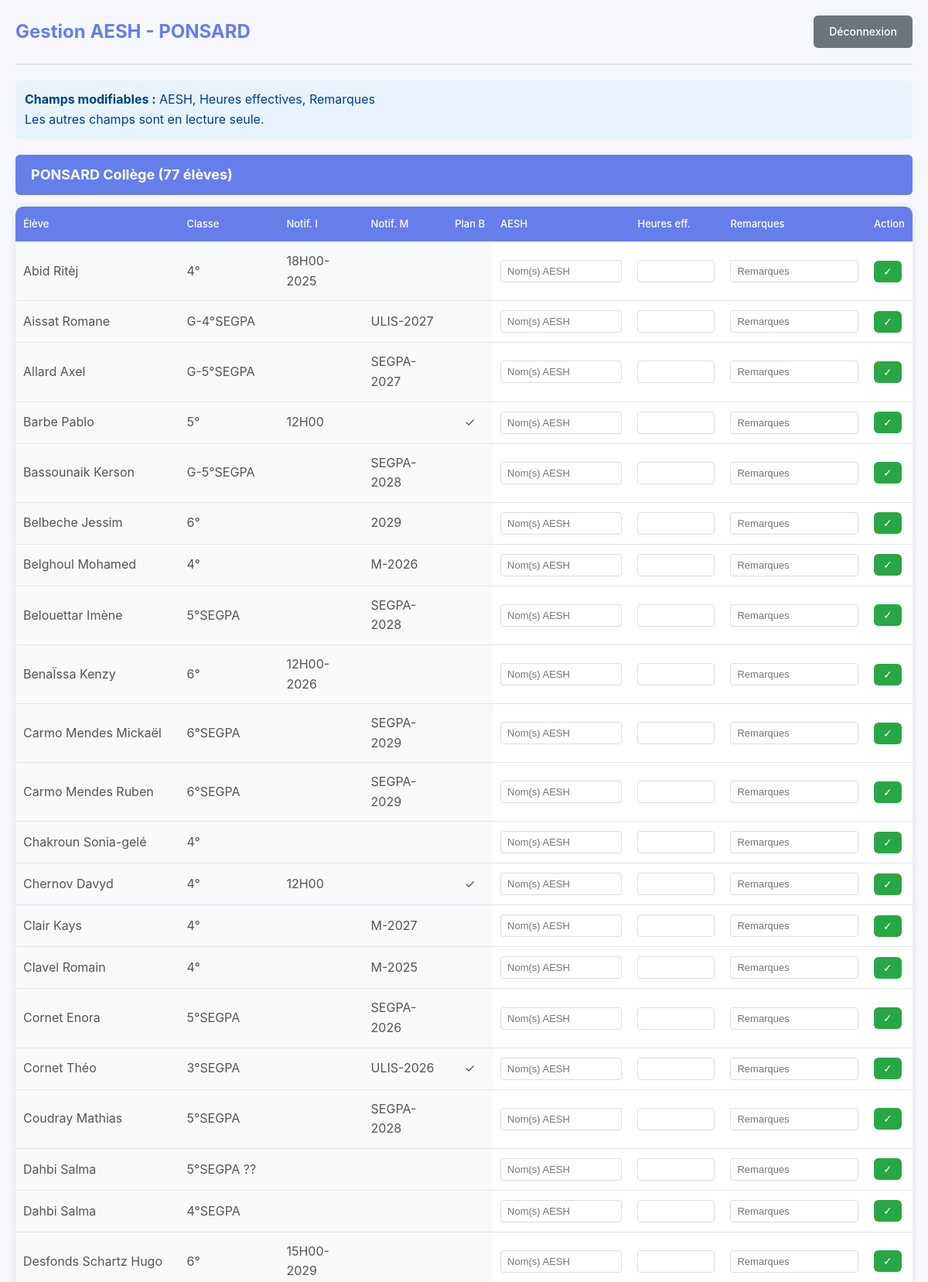
The app's page /etablissement.php (signed in, upper part) with its own data.
### tables this page shows
CREATE TABLE eleves (
    id INT AUTO_INCREMENT PRIMARY KEY,
    nom_prenom VARCHAR(200) NOT NULL,
    etablissement_id INT NOT NULL,
    classe VARCHAR(100),
    notif_i VARCHAR(50),
    notif_m VARCHAR(50),
    plan_b TINYINT DEFAULT 0,
    aesh VARCHAR(200) DEFAULT '',
    heures_effectives DECIMAL(5,2) DEFAULT NULL,
    remarques TEXT,
    updated_at TIMESTAMP DEFAULT CURRENT_TIMESTAMP ON UPDATE CURRENT_TIMESTAMP,
    FOREIGN KEY (etablissement_id) REFERENCES etablissements(id)
);

### etablissement.php (the view, shortened to what this page needs)
<?php
$pdo = getDB();
$etablissements = $_SESSION['etablissements'];
$etab_ids = array_column($etablissements, 'id');
$placeholders = implode(',', array_fill(0, count($etab_ids), '?'));
$stmt = $pdo->prepare("
    SELECT e.*, et.nom as etablissement_nom
    FROM eleves e
    JOIN etablissements et ON e.etablissement_id = et.id
    WHERE e.etablissement_id IN ($placeholders)
    ORDER BY et.nom, e.nom_prenom
");
$stmt->execute($etab_ids);
$eleves = $stmt->fetchAll();
$eleves_par_etab = [];
foreach ($eleves as $eleve) {
    $eleves_par_etab[$eleve['etablissement_nom']][] = $eleve;
}
?>
<!DOCTYPE html>
<html lang="fr">
<head>
    <link rel="stylesheet" href="style.css">
</head>
<body>
    <div class="container">
        <header>
            <h1>Gestion AESH - <?= htmlspecialchars($_SESSION['user_name']) ?></h1>
            <a href="logout.php" class="btn btn-logout">Déconnexion</a>
        </header>
        <p class="info">
            <strong>Champs modifiables :</strong> AESH, Heures effectives, Remarques<br>
            Les autres champs sont en lecture seule.
        </p>
        <?php foreach ($eleves_par_etab as $etab_nom => $eleves_etab): ?>
            <h2 class="etab-title"><?= htmlspecialchars($etab_nom) ?> (<?= count($eleves_etab) ?> élèves)</h2>
            <div class="table-container">
                <table>
                    <thead>
                        <tr>
                            <th>Élève</th>
                            <th>Classe</th>
                            <th>Notif. I</th>
                            <th>Notif. M</th>
                            <th>Plan B</th>
                            <th>AESH</th>
                            <th>Heures eff.</th>
                            <th>Remarques</th>
                            <th>Action</th>
                        </tr>
                    </thead>
                    <tbody>
                        <?php foreach ($eleves_etab as $eleve): ?>
                            <tr>
                                <form method="post">
                                    <td class="readonly"><?= htmlspecialchars($eleve['nom_prenom']) ?></td>
                                    <td class="readonly"><?= htmlspecialchars($eleve['classe']) ?></td>
                                    <td class="readonly"><?= htmlspecialchars($eleve['notif_i']) ?></td>
                                    <td class="readonly"><?= htmlspecialchars($eleve['notif_m']) ?></td>
                                    <td class="readonly center"><?= $eleve['plan_b'] ? '✓' : '' ?></td>
                                    <td>
                                        <input type="text" name="aesh" value="<?= htmlspecialchars($eleve['aesh'] ?? '') ?>"
                                               class="editable" placeholder="Nom(s) AESH" maxlength="200">
                                    </td>
                                    <td>
                                        <input type="number" name="heures" value="<?= $eleve['heures_effectives'] ?? '' ?>"
                                               class="editable small" step="0.5" min="0" max="40">
                                    </td>
                                    <td>
                                        <input type="text" name="remarques" value="<?= htmlspecialchars($eleve['remarques'] ?? '') ?>"
                                               class="editable" placeholder="Remarques">
                                    </td>
                                    <td>
                                        <button type="submit" name="save" class="btn btn-save">✓</button>
                                    </td>
                                </form>
                            </tr>
                        <?php endforeach; ?>
                    </tbody>
                </table>
            </div>
        <?php endforeach; ?>
    </div>
</body>
</html>

### style.css (style rules this page uses)
* { margin: 0; padding: 0; box-sizing: border-box; }
body { font-family: -apple-system, BlinkMacSystemFont, 'Segoe UI', Roboto, Oxygen, Ubuntu, sans-serif; background: #f5f7fa; color: #333; line-height: 1.6; }
.btn { display: inline-block; padding: 10px 20px; border: none; border-radius: 6px; font-size: 14px; font-weight: 500; cursor: pointer; text-decoration: none; transition: all 0.3s; }
.btn-save { background: #28a745; color: white; padding: 6px 12px; }
.btn-logout { background: #6c757d; color: white; }
.info { background: #e7f3ff; color: #004085; padding: 12px; border-radius: 6px; margin-bottom: 20px; }
.container { max-width: 1400px; margin: 0 auto; padding: 20px; }
header { display: flex; justify-content: space-between; align-items: center; margin-bottom: 20px; padding-bottom: 20px; border-bottom: 2px solid #e1e5eb; }
header h1 { color: #667eea; font-size: 24px; }
.table-container { background: white; border-radius: 10px; box-shadow: 0 2px 10px rgba(0,0,0,0.1); overflow-x: auto; }
table { width: 100%; border-collapse: collapse; }
th, td { padding: 12px 10px; text-align: left; border-bottom: 1px solid #e1e5eb; }
th { background: #667eea; color: white; font-weight: 500; font-size: 13px; white-space: nowrap; }
td.readonly { background: #f8f9fa; color: #555; }
td.center { text-align: center; }
input.editable, select.editable { width: 100%; padding: 6px 8px; border: 1px solid #ddd; border-radius: 4px; font-size: 13px; }
input.editable.small, select.editable.small { width: 100px; }
.etab-title { background: #667eea; color: white; padding: 12px 20px; border-radius: 6px; margin: 30px 0 15px 0; font-size: 18px; }
.etab-title:first-of-type { margin-top: 0; }

### records on screen
eleves: nom_prenom "Abid Ritèj", classe "4°", notif_i "18H00-2025"
eleves: nom_prenom "Aissat Romane", classe "G-4°SEGPA", notif_m "ULIS-2027"
eleves: nom_prenom "Allard Axel", classe "G-5°SEGPA", notif_m "SEGPA-2027"
eleves: nom_prenom "Barbe Pablo", classe "5°", notif_i "12H00"
eleves: nom_prenom "Bassounaik Kerson", classe "G-5°SEGPA", notif_m "SEGPA-2028"
eleves: nom_prenom "Belbeche Jessim", classe "6°", notif_m "2029"
eleves: nom_prenom "Belghoul Mohamed", classe "4°", notif_m "M-2026"
eleves: nom_prenom "Belouettar Imène", classe "5°SEGPA", notif_m "SEGPA-2028"
eleves: nom_prenom "BenaÏssa Kenzy", classe "6°", notif_i "12H00-2026"
eleves: nom_prenom "Carmo Mendes Mickaël", classe "6°SEGPA", notif_m "SEGPA-2029"
eleves: nom_prenom "Carmo Mendes Ruben", classe "6°SEGPA", notif_m "SEGPA-2029"
eleves: nom_prenom "Chakroun Sonia-gelé", classe "4°"
eleves: nom_prenom "Chernov Davyd", classe "4°", notif_i "12H00"
eleves: nom_prenom "Clair Kays", classe "4°", notif_m "M-2027"
eleves: nom_prenom "Clavel Romain", classe "4°", notif_m "M-2025"
eleves: nom_prenom "Cornet Enora", classe "5°SEGPA", notif_m "SEGPA-2026"
eleves: nom_prenom "Cornet Théo", classe "3°SEGPA", notif_m "ULIS-2026"
eleves: nom_prenom "Coudray Mathias", classe "5°SEGPA", notif_m "SEGPA-2028"
eleves: nom_prenom "Dahbi Salma", classe "5°SEGPA ??"
eleves: nom_prenom "Dahbi Salma", classe "4°SEGPA"
eleves: nom_prenom "Desfonds Schartz Hugo", classe "6°", notif_i "15H00-2029"

### other values on screen
$_SESSION['user_name'] "PONSARD"
$etab_nom "PONSARD Collège"
count($eleves_etab) "77"
